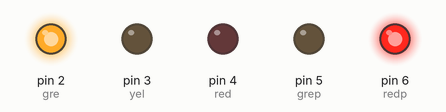
A sketch run on a simulated Arduino Uno, built with avr-gcc and run on an emulated ATmega328P. Parts: output pins drawn as LEDs (lit = HIGH).

Above: at 10.0 s.
At 25.0 s:
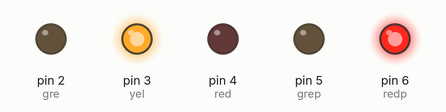
At 37.5 s:
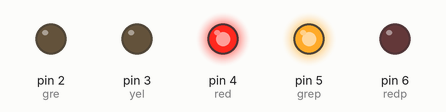
Timing chart, 0 to 58.5 s (numbered marks = the images above):
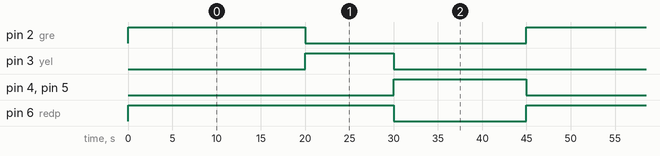

The sketch:

Prog04.ino
```cpp
int red = 4;
int yel = 3;
int gre = 2;
int grep = 5;
int redp = 6;
int actual;
int last;
int next;
int time;
bool may;

void setup(){
  pinMode(red, OUTPUT);
  pinMode(yel, OUTPUT);
  pinMode(gre, OUTPUT);
  pinMode(grep, OUTPUT);
  pinMode(redp, OUTPUT);
  actual = gre;
}

void loop(){
  call();
  digitalWrite(actual, HIGH);
  digitalWrite(grep, may);
  digitalWrite(redp, !may);
  digitalWrite(last, LOW);
  delay(time * 1000);
  change();
}

void call(){
  if(actual == red){
    next = gre;
    time = 15;
    may = 1;
  }

  if(actual == gre){
    next = yel;
    time = 20;
    may = 0;
  }

  if(actual == yel){
    next = red;
    time = 10;
    may = 0;
  }
}

void change() {
  last = actual;
  actual = next;
}
```

Measured:
- by itself, pin 2 (gre): alternates HIGH for 20.0 s and LOW for 25.0 s
- by itself, pin 3 (yel): alternates HIGH for 10.0 s and LOW for 35.0 s
- by itself, pin 4 (red), pin 5 (grep): alternates HIGH for 15.0 s and LOW for 30.0 s
- by itself, pin 6 (redp): alternates HIGH for 30.0 s and LOW for 15.0 s
